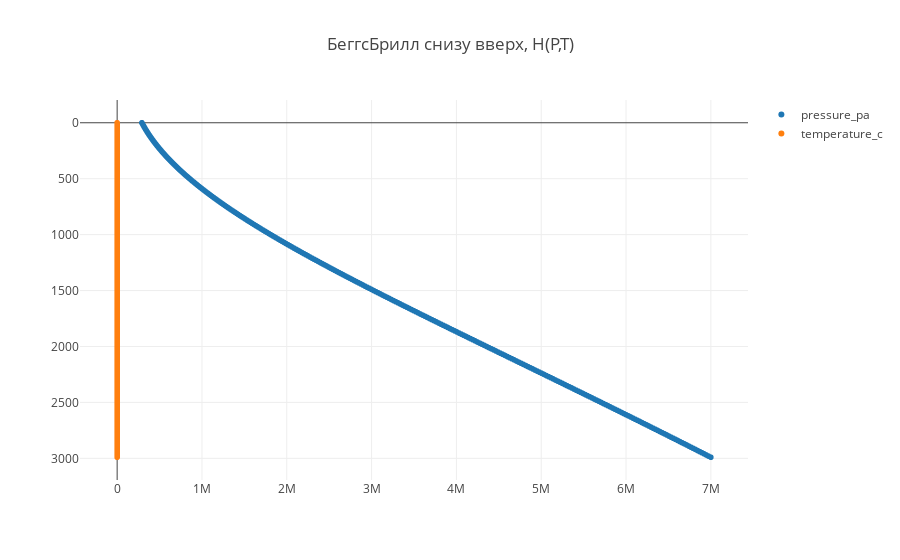

The code cell stored with this chart in its notebook:
### Code cell
trace1 = trace(28)
trace2 = trace(30)

data = [trace1, trace2]

plot()

### Figure 1 — Plotly figure (JSON) as saved in the notebook; plotly's stock layout.template omitted (floating-point values rounded to 4 significant figures; data arrays with more than 128 entries replaced by an {"elided": "..."} marker saying what was removed)
{"data": [{"mode": "markers", "name": "pressure_pa", "type": "scattergl", "uid": "7f4a8baf-4c53-4bf6-b190-e88cd51d8391", "x": {"elided": "300 float values"}, "y": {"elided": "300 int values"}}, {"mode": "markers", "name": "temperature_c", "type": "scattergl", "uid": "3f037960-8282-453f-af7c-5fe7dfab9ab7", "x": {"elided": "300 float values"}, "y": {"elided": "300 int values"}}], "layout": {"title": {"text": "БеггсБрилл снизу вверх, H(P,T)"}, "yaxis": {"autorange": "reversed"}}}
